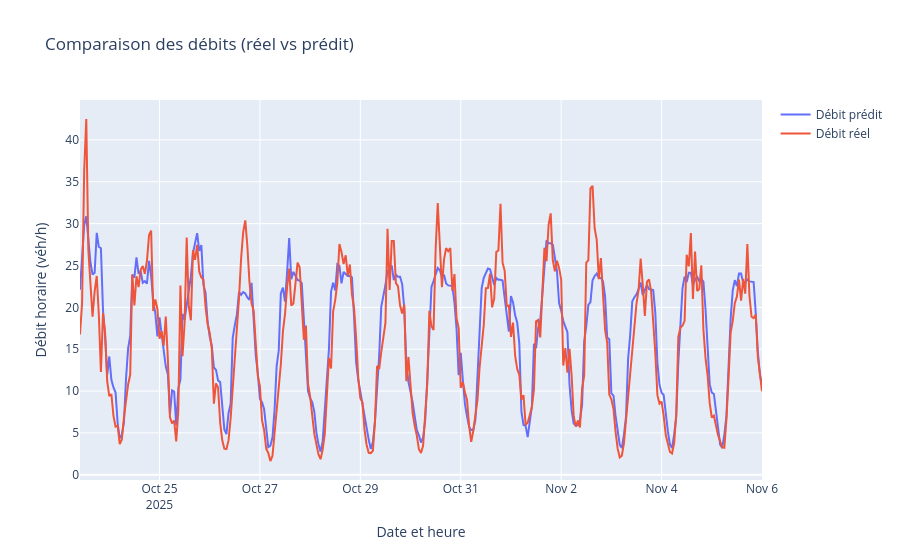

The notebook cell saved with this chart:
### Code cell
time_index_occ = df_final.loc[X_test_occ.index, 'Date et heure de comptage']

fig = go.Figure()
fig.add_trace(go.Scatter(
    x=time_index_occ,
    y=y_pred_occ,
    mode='lines',
    name='Débit prédit'
))
fig.add_trace(go.Scatter(
    x=time_index_occ,
    y=y_test_occ,
    mode='lines',
    name='Débit réel'
))

fig.update_layout(
    title="Comparaison des débits (réel vs prédit)",
    xaxis_title="Date et heure",
    yaxis_title="Débit horaire (véh/h)",
    hovermode='x unified'
)

fig.show()

### Figure 1 — Plotly figure (JSON) as saved in the notebook; plotly's stock layout.template omitted (floating-point values rounded to 4 significant figures; data arrays with more than 128 entries replaced by an {"elided": "..."} marker saying what was removed)
{"data": [{"mode": "lines", "name": "Débit prédit", "type": "scatter", "x": {"elided": "327 str values"}, "y": {"elided": "327 float values"}}, {"mode": "lines", "name": "Débit réel", "type": "scatter", "x": {"elided": "327 str values"}, "y": {"elided": "327 float values"}}], "layout": {"hovermode": "x unified", "title": {"text": "Comparaison des débits (réel vs prédit)"}, "xaxis": {"title": {"text": "Date et heure"}}, "yaxis": {"title": {"text": "Débit horaire (véh/h)"}}}}
